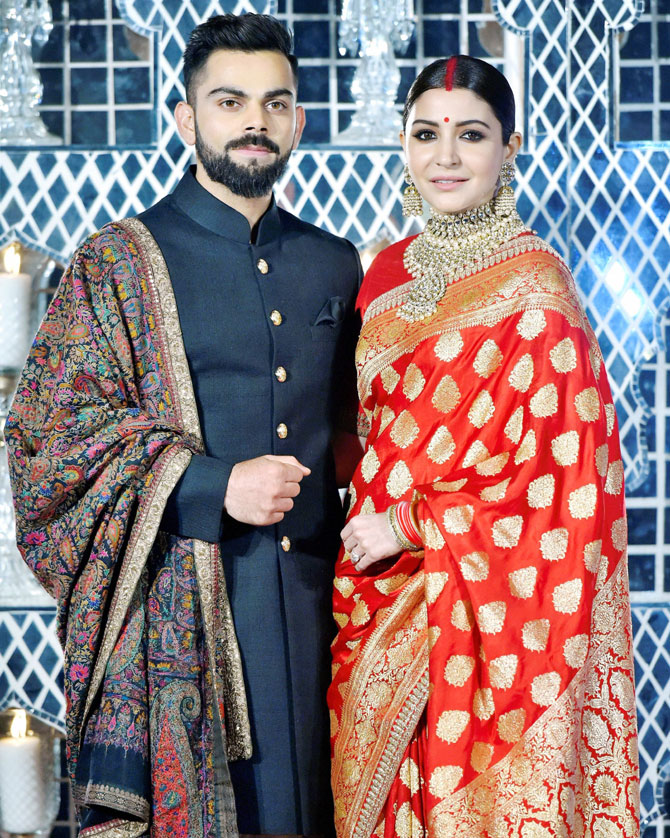
#> input picture img.jpg, 670 x 838 px
$ python sketchcode.py
#> lines starting #> are read from the running program, lines starting #| are printed output that depends on the picture
import cv2
img=cv2.imread('img.jpg',3)
#> img is the input picture: shape (838, 670, 3); mean B, G, R 123.9, 121.2, 141.3
gray=cv2.cvtColor(img,cv2.COLOR_BGR2GRAY)
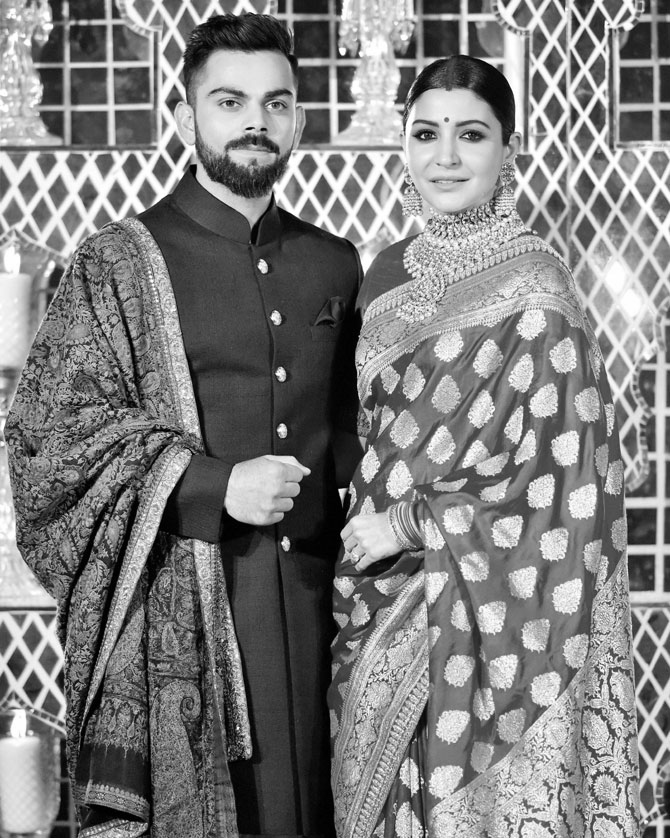
#> gray: shape (838, 670); min 0, max 255, mean 127.5
inverted=cv2.bitwise_not(gray)
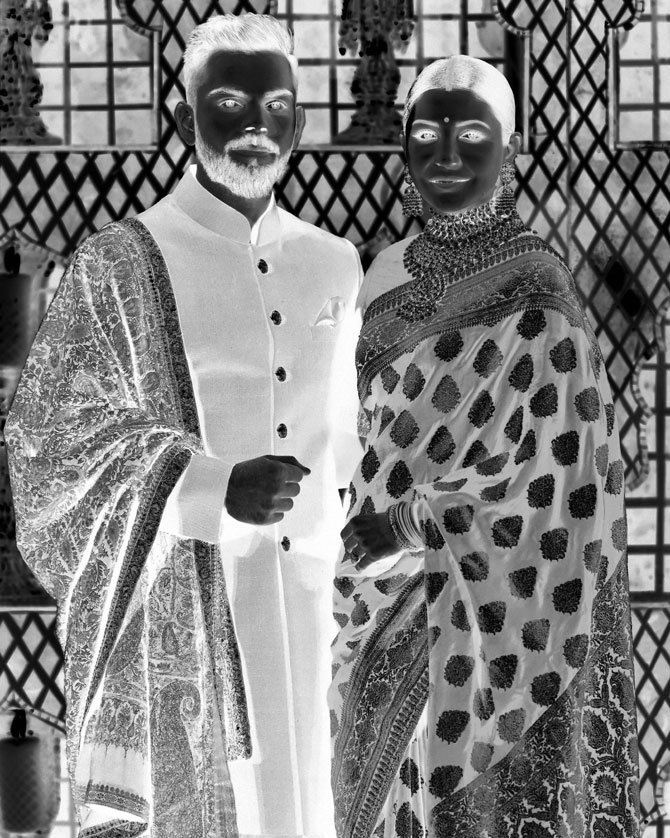
#> inverted: shape (838, 670); min 0, max 255, mean 127.5
smoothen=cv2.GaussianBlur(inverted,(21,21),sigmaX=0,sigmaY=0)
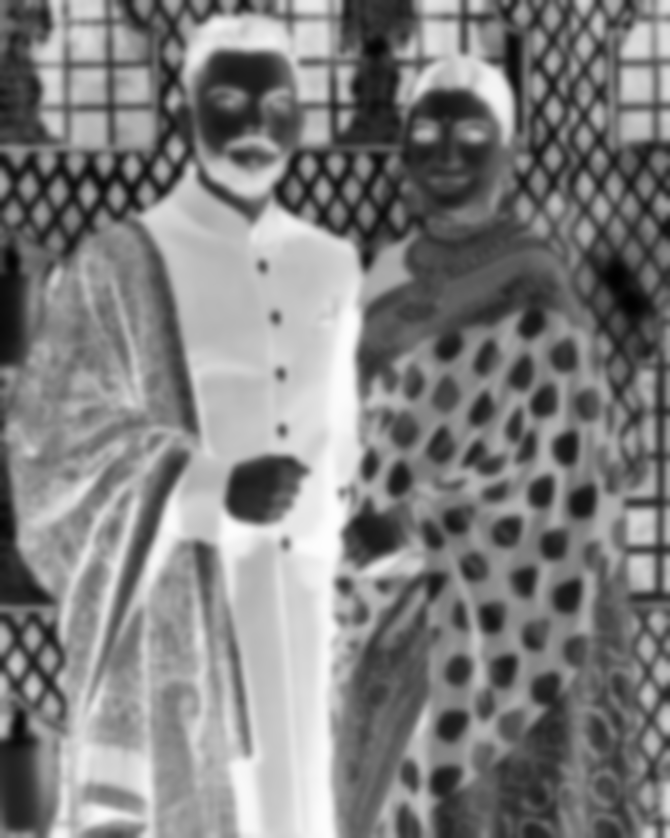
#> smoothen: shape (838, 670); min 1, max 253, mean 127.5
def dodge(a,b):
    return cv2.divide(a,255-b,scale=256)
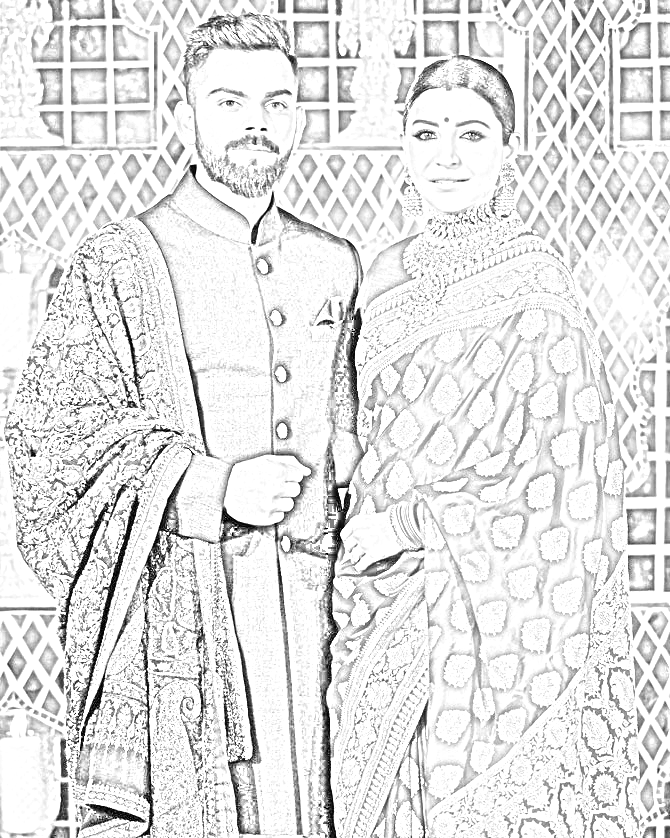
#> returned value: shape (838, 670); min 0, max 255, mean 226.8
final_img=dodge(gray,smoothen)
cv2.imwrite('final.jpg',final_img)
cv2.imshow('Final',final_img)
cv2.waitKey(0)
cv2.destroyAllWindows()
